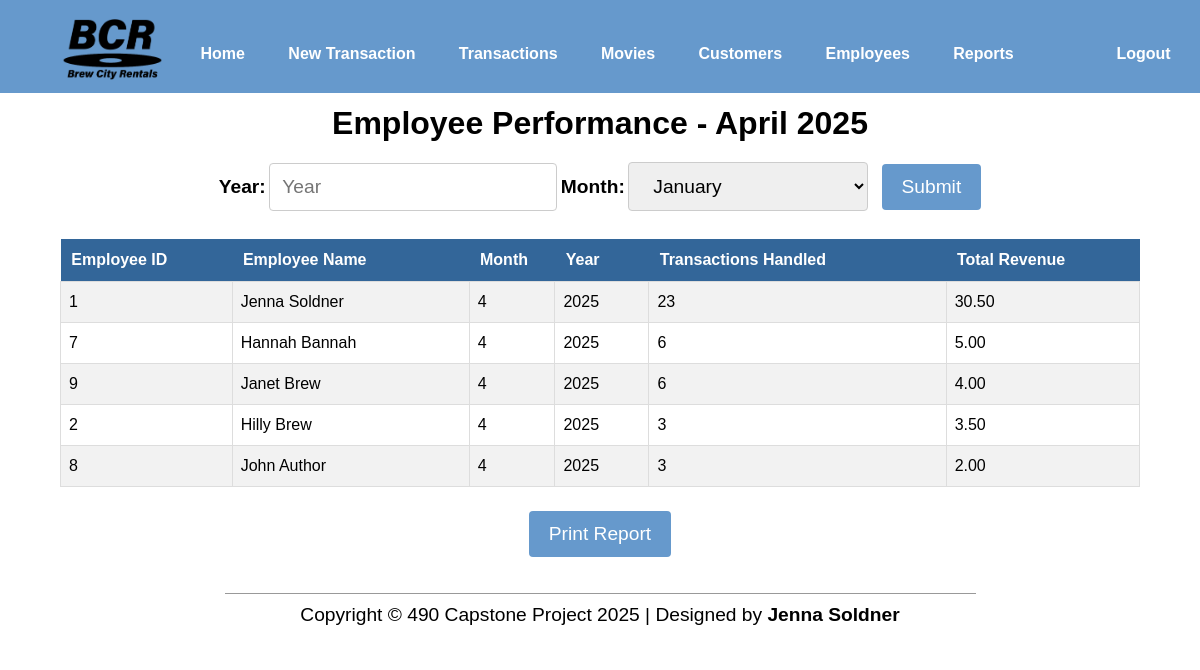
The page /htdocs/reports/empperformance.php (signed in) on the database its author committed.
### tables this page shows
CREATE TABLE `Users` (
  `EmpID` int NOT NULL,
  `FirstName` varchar(100) NOT NULL,
  `LastName` varchar(100) NOT NULL,
  `Phone` int NOT NULL,
  `StreetAdr` varchar(100) NOT NULL,
  `City` varchar(100) NOT NULL,
  `State` varchar(2) NOT NULL,
  `Zip` int NOT NULL,
  `Email` varchar(100) NOT NULL,
  `Salary` int NOT NULL,
  `WorkHours` int NOT NULL DEFAULT '40',
  `password` varchar(30) NOT NULL DEFAULT 'password',
  `IsManager` tinyint(1) NOT NULL DEFAULT '0',
  `HireDate` date DEFAULT NULL
);

### htdocs/reports/empperformance.php (the view, shortened to what this page needs)
<?php
include ('../includes/header.php');
if (!isset($_SESSION['empid'])){
    echo("<h2>You are not logged in.</h2>
        <form action='login.php''>
            <input type='submit' name='submit' value='Login'/>
        </form>
    <p><br /><br /></p>");
    include ('../includes/footer.php');
	exit();
}else{
    require_once ('../../mysqli_connect.php');
    $selectedYear = isset($_GET['year']) ? $_GET['year'] : date("Y");
    $selectedMonth = isset($_GET['option']) ? $_GET['option'] : date("F");
    echo ("<center>");
    echo ("<h1 class='pagetitle'>Employee Performance - {$selectedMonth} {$selectedYear}</h1>");
    echo("
      <div class='formdiv'>
                <form method='get'>
		            <label for='year'>Year:</label>
                    <input type='text' required id='year' name='year' placeholder='Year' value='" . (isset($_GET['year']) ? $_GET['year'] : '') . "' />
                    <label for='month'>Month:</label>
                    <select  id='option' required name='option' style='width:25%; margin-right:1%;'>
                        <option " . (isset($_GET['option']) && $_GET['option'] == 'January' ? 'selected' : '') . ">January</option>
                        <option " . (isset($_GET['option']) && $_GET['option'] == 'February' ? 'selected' : '') . ">February</option>
                        <option " . (isset($_GET['option']) && $_GET['option'] == 'March' ? 'selected' : '') . ">March</option>
                        <option " . (isset($_GET['option']) && $_GET['option'] == 'April' ? 'selected' : '') . ">April</option>
                        <option " . (isset($_GET['option']) && $_GET['option'] == 'May' ? 'selected' : '') . ">May</option>
                        <option " . (isset($_GET['option']) && $_GET['option'] == 'June' ? 'selected' : '') . ">June</option>
                        <option " . (isset($_GET['option']) && $_GET['option'] == 'July' ? 'selected' : '') . ">July</option>
                        <option " . (isset($_GET['option']) && $_GET['option'] == 'August' ? 'selected' : '') . ">August</option>
                        <option " . (isset($_GET['option']) && $_GET['option'] == 'September' ? 'selected' : '') . ">September</option>
                        <option " . (isset($_GET['option']) && $_GET['option'] == 'October' ? 'selected' : '') . ">October</option>
                        <option " . (isset($_GET['option']) && $_GET['option'] == 'November' ? 'selected' : '') . ">November</option>
                        <option " . (isset($_GET['option']) && $_GET['option'] == 'December' ? 'selected' : '') . ">December</option>
                    </select>
                    <input type='submit' value='Submit'>
                </form>
            </div>
            ");
    $monthMapping = [
        'January' => 1,
        'February' => 2,
        'March' => 3,
        'April' => 4,
        'May' => 5,
        'June' => 6,
        'July' => 7,
        'August' => 8,
        'September' => 9,
        'October' => 10,
        'November' => 11,
        'December' => 12
    ];
    $monthNumber = $monthMapping[$selectedMonth];
    $query = "
    SELECT
        u.EmpID,
        CONCAT(u.FirstName, ' ', u.LastName) AS Employee,
        MONTH(t.RentalDate) AS Month,
        YEAR(t.RentalDate) AS Year,
        COUNT(t.TransID) AS TransactionsHandled,
        SUM(tm.Price) AS TotalRevenue
    FROM Transactions t
    JOIN TransactionMovies tm ON t.TransID = tm.TransID
    JOIN Users u ON t.EmpID = u.EmpID
    WHERE YEAR(t.RentalDate) = '$selectedYear'
    AND MONTH(t.RentalDate) = '$monthNumber'
    GROUP BY u.EmpID, Year, Month
    ORDER BY TotalRevenue DESC;";
    $result = @mysqli_query($dbc, $query);
    echo "<table id='allTables'><tr>
        <th>Employee ID</th><th>Employee Name</th><th>Month</th><th>Year</th><th>Transactions Handled</th><th>Total Revenue</th></tr>";
    while ($row = mysqli_fetch_array($result, MYSQLI_ASSOC)) {
        echo "<tr><td>" . $row['EmpID'] . "</td>";
        echo "<td>" . $row['Employee'] . "</td>";
        echo "<td>" . $row['Month'] . "</td>";
        echo "<td>" . $row['Year'] . "</td>";
        echo "<td>" . $row['TransactionsHandled'] . "</td>";
        echo "<td>" . $row['TotalRevenue'] . "</td></tr>";
    }
    echo "</table>";
    echo("
        <input type='submit' class='printbtn' onclick='window.print()' name='submit' value='Print Report'/>
    ");
    include ('../includes/footer.php');
}
?>

### rows shown on the page
users: EmpID "1", Employee "Jenna Soldner", Month "4", Year "2025", TransactionsHandled "23", TotalRevenue "30.50"
users: EmpID "7", Employee "Hannah Bannah", Month "4", Year "2025", TransactionsHandled "6", TotalRevenue "5.00"
users: EmpID "9", Employee "Janet Brew", Month "4", Year "2025", TransactionsHandled "6", TotalRevenue "4.00"
users: EmpID "2", Employee "Hilly Brew", Month "4", Year "2025", TransactionsHandled "3", TotalRevenue "3.50"
users: EmpID "8", Employee "John Author", Month "4", Year "2025", TransactionsHandled "3", TotalRevenue "2.00"

### other values the page prints
$selectedMonth "April"
$selectedYear "2025"
